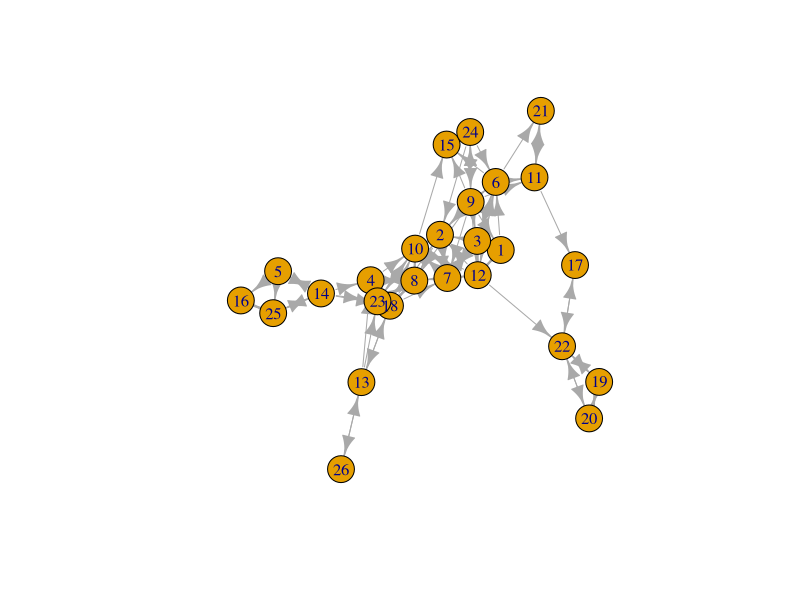
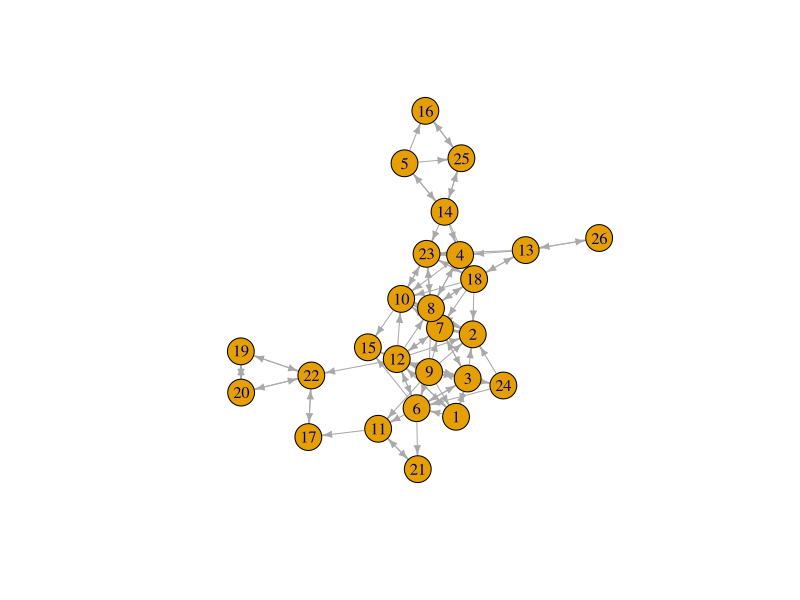

These figures' R source, in order:
## ---- chunk 1
library(haven)
library(tidyverse)
library(igraph)
library(lme4)
library(spdep)
library(spatialreg)
## ---- chunk 2
PupilsWaveV <- read_dta(file = "PupilsWaveV.dta")
## ---- chunk 3
PupilsWaveV$acthomew <- 5-PupilsWaveV$acthomew
PupilsWaveV$sex <- PupilsWaveV$sex-1
PupilsWaveV$sex <- 1-PupilsWaveV$sex
## ---- chunk 4
olsreg <- lm(acthomew ~ sex + age, data=PupilsWaveV)
summary(olsreg)
## ---- chunk 5
ml <- lmer(acthomew ~ sex + age + (1 | schoolnr), PupilsWaveV)
summary(ml)
## ---- chunk 6
class12b <- PupilsWaveV %>% 
  filter(schoolnr == "12b")  # keep only one class
## ---- chunk 7
friendsadjlist <- class12b %>%
  select(namenr, friend1:friend12)
class(friendsadjlist)
## ---- chunk 8
friendsedgelist <- class12b %>% 
  select(namenr, friend1:friend12) %>%   # select only the " best friends"  network
  pivot_longer(c(friend1:friend12)) %>% 
  filter(!is.na(value)) %>% # drop the missings
  rename(from ="namenr", to = "value", sourcevar= "name") %>% #just nice for interpretation
  relocate(to, .after=from) #move around the columns
## ---- chunk 9
friendsnodelist <- class12b %>% 
  select(namenr,sex,age,acthomew) %>% 
  rename(name = "namenr")
## ---- chunk 10
friendsgraph <- graph_from_data_frame(friendsedgelist, vertices = friendsnodelist)
class(friendsgraph)
## ---- chunk 11
plot(friendsgraph)
layout <- layout_with_kk(friendsgraph)
plot(friendsgraph, layout = layout, edge.arrow.size = .5)
## ---- chunk 12
friendsadjmatrix <- as_adjacency_matrix(friendsgraph, sparse = FALSE)
class(friendsadjmatrix)
## ---- chunk 13
friends <- mat2listw(friendsadjmatrix, row.names = NULL, zero.policy =TRUE, style="W")
class(friends)
## ---- chunk 14
moran.test(class12b$acthomew, friends, zero.policy = TRUE)
## ---- chunk 15
olsregnew <- lm(acthomew ~ sex + age, data=friendsnodelist)
summary(olsregnew)
lm.LMtests(olsregnew, friends, test=c("LMlag", "LMerr"), zero.policy = TRUE)
## ---- chunk 16
slm <- lagsarlm(acthomew ~ sex + age, data = friendsnodelist, friends, zero.policy = TRUE, Durbin=FALSE)
summary(slm)
## ---- chunk 17
im<-impacts(slm, listw=friends, zstats=TRUE, R=200)
sums<-summary(im,  zstats=T)
data.frame(sums$res)
data.frame(sums$pzmat)
sums$direct
sums$indirect
sums$total
## ---- chunk 18
sem <- errorsarlm(acthomew ~ sex + age, data = friendsnodelist, friends, zero.policy = TRUE, Durbin=FALSE)
summary(sem)
## ---- chunk 19
sac <- sacsarlm(acthomew ~ sex + age, data = friendsnodelist, friends, zero.policy = TRUE, Durbin=FALSE)
summary(sac)
## ---- chunk 20
sdm <- lagsarlm(acthomew ~ sex + age, data = friendsnodelist, friends, zero.policy = TRUE, Durbin=TRUE)
summary(sdm)
## ---- chunk 21
sdem <- errorsarlm(acthomew ~ sex + age, data = friendsnodelist, friends, zero.policy = TRUE, Durbin=TRUE)
summary(sdem)
## ---- chunk 22
gnm <- sacsarlm(acthomew ~ sex + age, data = friendsnodelist, friends, zero.policy = TRUE, Durbin=TRUE)
summary(gnm)
